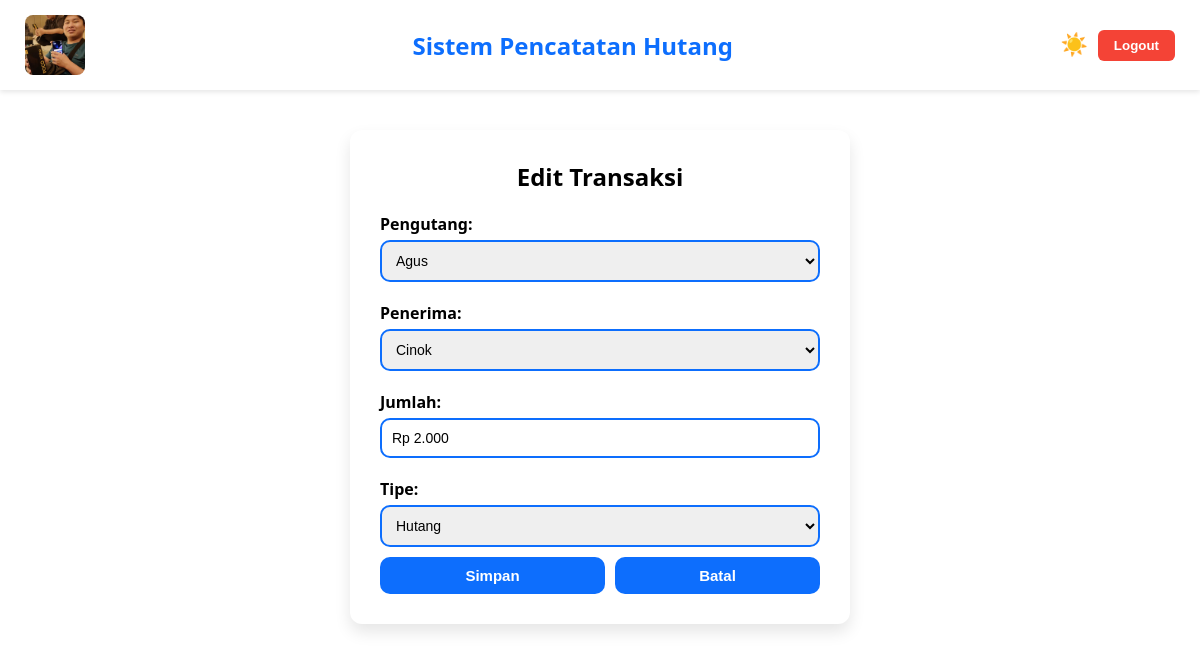
The app's page /process/edit_transaksi.php?id=16 with its own data.
### tables this page shows
CREATE TABLE `transaksi` (
  `id` int(11) NOT NULL,
  `tanggal` date NOT NULL,
  `pengutang` varchar(50) NOT NULL,
  `penerima` varchar(50) NOT NULL,
  `jumlah` int(11) NOT NULL,
  `tipe` enum('hutang','bayar') NOT NULL
);

### process/edit_transaksi.php (the view, shortened to what this page needs)
<?php
require '../database/koneksi.php';
$id = $_GET['id'];
$query = $conn->prepare("SELECT * FROM transaksi WHERE id = ?");
$query->execute([$id]);
$data = $query->fetch();
$nama_list = ['Agus', 'Aseng', 'Cinok', 'Erik', 'Jerry', 'Leo', 'Maik', 'Mawang', 'Redd', 'Rizz', 'Viktor'];
?>
<!DOCTYPE html>
<html lang="id">
<head>
</head>
<body>
    <header class="main-header">
        <img src="agus.png" alt="Agus" class="profile-pic">
        <h1 class="header-title">Sistem Pencatatan Hutang</h1>
        <div class="header-buttons">
            <button class="mode-toggle" onclick="toggleMode()">☀️</button>
            <a href="../admin/logout.php"><button class="logout-btn">Logout</button></a>
        </div>
    </header>
    <div class="edit-container">
        <h2>Edit Transaksi</h2>
        <form method="POST">
            <label>Pengutang:</label>
            <select name="pengutang">
                <?php foreach ($nama_list as $nama): ?>
                    <option <?= $data['pengutang'] == $nama ? 'selected' : '' ?>><?= $nama ?></option>
                <?php endforeach; ?>
            </select>
            <label>Penerima:</label>
            <select name="penerima">
                <?php foreach ($nama_list as $nama): ?>
                    <option <?= $data['penerima'] == $nama ? 'selected' : '' ?>><?= $nama ?></option>
                <?php endforeach; ?>
            </select>
            <label>Jumlah:</label>
            <input type="text" name="jumlah" id="inputRupiah" value="Rp <?= number_format($data['jumlah'], 0, ',', '.') ?>">
            <label>Tipe:</label>
            <select name="tipe">
                <option value="hutang" <?= $data['tipe'] == 'hutang' ? 'selected' : '' ?>>Hutang</option>
            </select>
            <div style="display: flex; gap: 10px;">
                <button type="submit" class="btn-save">Simpan</button>
                <a href="../admin/index.php" style="flex:1;"><button type="button" class="btn-cancel">Batal</button></a>
            </div>
        </form>
    </div>
</body>
</html>

### process/edit_transaksi.php (style rules this page uses)
* { box-sizing: border-box; padding: 0; margin: 0; }
body { font-family: 'Segoe UI', sans-serif; background-color: #ffffff; color: #000000; transition: background-color 0.3s, color 0.3s; }
.main-header { display: flex; align-items: center; justify-content: space-between; padding: 15px 25px; background-color: #fff; box-shadow: 0 2px 5px rgba(0, 0, 0, 0.1); }
.profile-pic { width: 60px; height: 60px; border-radius: 8px; object-fit: cover; }
.header-title { font-size: 1.5rem; font-weight: bold; color: #0d6efd; text-align: center; flex: 1; }
.header-buttons { display: flex; align-items: center; gap: 10px; }
.mode-toggle { background: none; border: none; font-size: 22px; cursor: pointer; }
.logout-btn { padding: 8px 16px; border: none; background-color: #f44336; color: white; border-radius: 6px; cursor: pointer; font-weight: bold; }
.edit-container { max-width: 500px; background: #fff; margin: 40px auto; padding: 30px; border-radius: 12px; box-shadow: 0 8px 16px rgba(0,0,0,0.1); }
.edit-container h2 { margin-bottom: 20px; text-align: center; }
.edit-container label { font-weight: bold; display: block; margin: 10px 0 5px; }
.edit-container input, .edit-container select { width: 100%; padding: 10px; border: 2px solid #0d6efd; border-radius: 10px; font-size: 14px; margin-bottom: 10px; }
.edit-container button { width: 100%; padding: 10px; background: #0d6efd; color: white; font-weight: bold; border: none; border-radius: 10px; font-size: 15px; cursor: pointer; }
.btn-save { flex: 1; padding: 10px; background: #0d6efd; color: white; font-weight: bold; border: none; border-radius: 10px; font-size: 15px; cursor: pointer; }
.btn-cancel { width: 100%; padding: 10px; background: #e53935; color: white; font-weight: bold; border: none; border-radius: 10px; font-size: 15px; cursor: pointer; }

### records on screen
transaksi: pengutang "Agus", penerima "Cinok", jumlah "Rp 2.000", tipe "Hutang"
